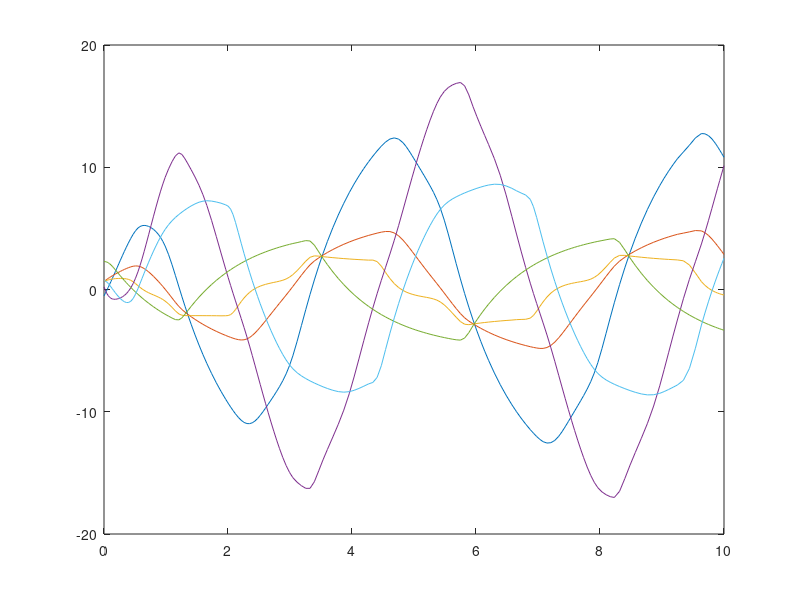

Write the MATLAB code that produced this figure.
function [t,y] = srep05030_example1()
A = [0 7.2 9.3 0 0 -1;
     -1 0 7 0 0 0;
     -3 4.2 -3.5 -4.4 0 0;
     8.5 6.7 -7.7 0 -9 0;
     -5 0 0 0 0 0;
     0 2.5 0 10 -2.5 0];

[t,y] = ode45(@(t,x) ode_model(t,x,A),[0 10],randn(6,1));
plot(t,y)

end

function dx = ode_model(t,x,A)
    dx = zeros(6,1);
    for i=1:6
       dx(i) = -x(i);
       for k=1:6
           dx(i) = dx(i) + A(i,k)*tanh(x(k));
       end
    end
end
